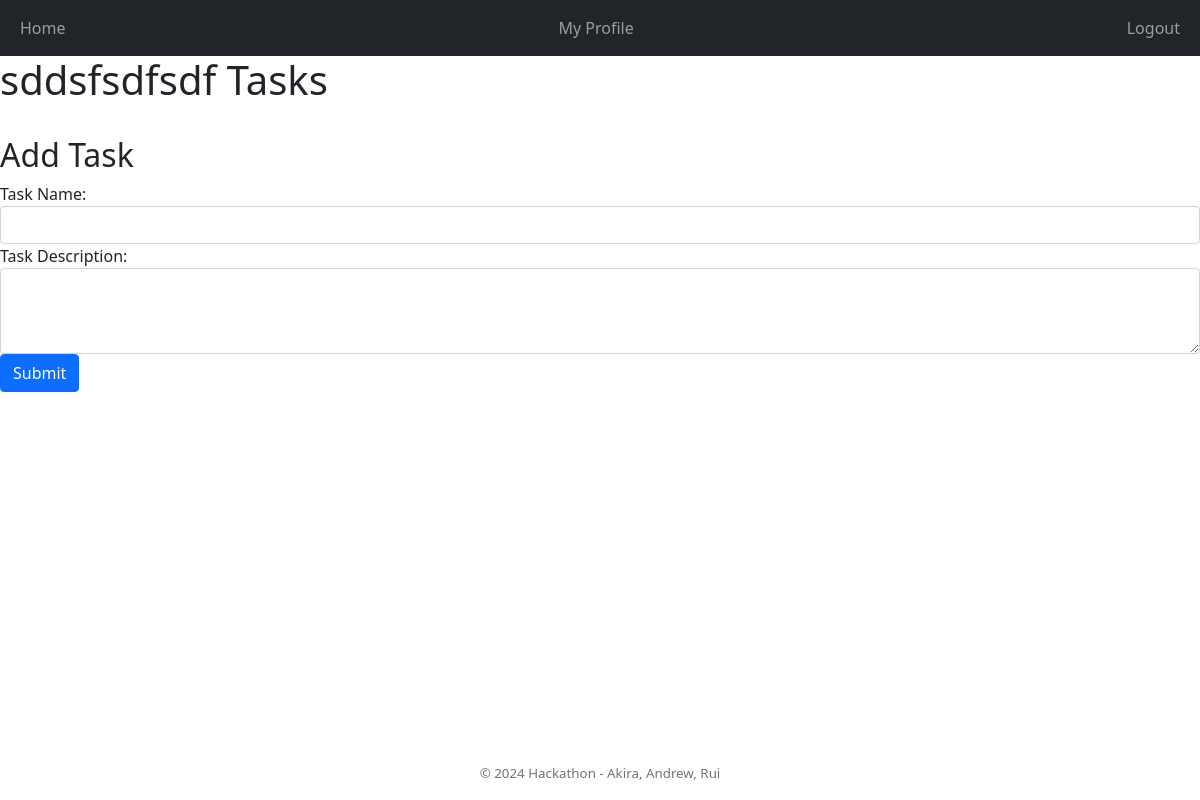
/healthyhoos/nutrition/3/ (signed in), run on an earlier commit of the app's database.
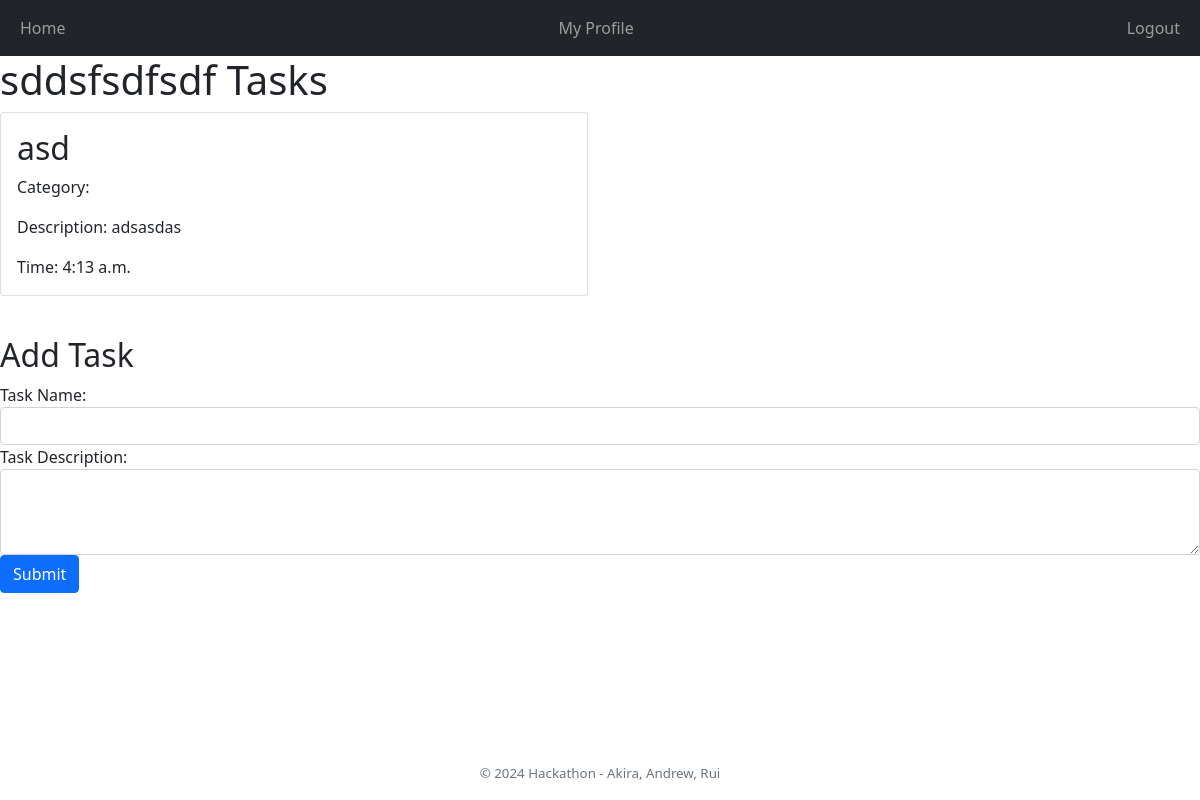
And on a later commit of the database.
### healthyhoos/models.py (models this page shows)
class Task(models.Model):
    name = models.CharField(max_length=100)
    category_code = models.CharField(max_length=3)
    time = models.TimeField()
    description = models.TextField()
    users = models.ManyToManyField(User, related_name='tasks')

### healthyhoos/views.py (the view, shortened to what this page needs)
# urls.py: path("nutrition/<int:nutrition_id>/", views.nutrition_view_group, name="nutrition_group"),
@login_required
def nutrition_view_group(request, nutrition_id):
    group = Group.objects.get(id=nutrition_id)
    tasks = group.tasks.all().order_by('id')
    return render(request, 'healthyhoos/grouptaskdisplay.html', {'group': group, 'tasks': tasks})

### healthyhoos/templates/healthyhoos/grouptaskdisplay.html (shortened to what this page needs)
{% extends 'healthyhoos/base.html' %}
{% block content %}
  <h1>{{ group.name }} Tasks</h1>
  <div class="row">
    {% for task in tasks %}
      <div class="col-md-6">
        <div class="card mb-3">
          <div class="card-body">
            <h2 class="card-title">{{ task.name }}</h2>
            <p class="card-text">Category: {{ task.category_code }}</p>
            <p class="card-text">Description: {{ task.description }}</p>
            <p class="card-text">Time: {{ task.time }}</p>
          </div>
        </div>
      </div>
    {% endfor %}
  </div>
  <div class="mt-4">
    <h2>Add Task</h2>
    <form method="post">
      <div class="form-group">
        <label for="task_name">Task Name:</label>
        <input type="text" class="form-control" id="task_name" name="task_name" required>
      </div>
      <div class="form-group">
        <label for="task_description">Task Description:</label>
        <textarea class="form-control" id="task_description" name="task_description" rows="3" required></textarea>
      </div>
      <button type="submit" class="btn btn-primary">Submit</button>
    </form>
  </div>
{% endblock %}

What changed in the data, as far as the page shows it:
added Task: name "asd", description "adsasdas", time "4:13 a.m."
